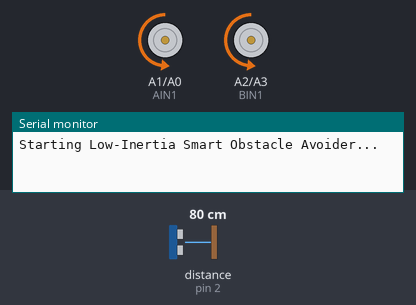
The sketch below on a simulated Arduino Uno, built with avr-gcc and run on an emulated ATmega328P. Parts: motor-driver pin pairs drawn as motors (green arrow = first pin HIGH = forward, orange = second pin HIGH = backward, longer = more drive, scaled by the enable pin), the last lines printed to the serial monitor. Wiring (inferred from the names in the program): ultrasonic range finder: trigger pin 3; echo pin 2. Inputs (shaded band) come from the test bench; at power-on: distance to the obstacle (sensor on pin 2) 80 cm. The echo pulse lasts 58.3 µs per cm.

Above: at 1.2 s.
1.3 s: distance to the obstacle (sensor on pin 2) set to 24 cm
2.8 s: distance to the obstacle (sensor on pin 2) set to 19 cm
At 4.18 s:
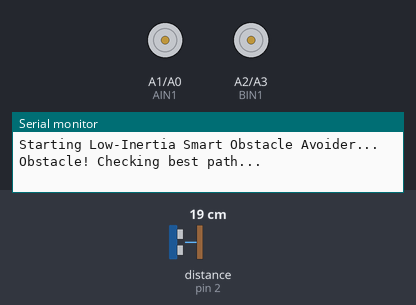
At 5.5 s:
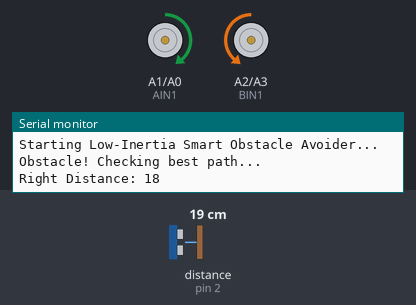
5.8 s: distance to the obstacle (sensor on pin 2) set to 35 cm
8.3 s: distance to the obstacle (sensor on pin 2) set to 2 cm
At 9.2 s:
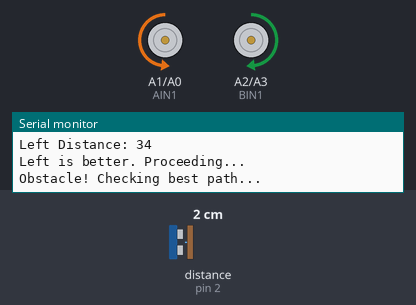
Timing chart, 0 to 12.3 s (numbered marks = the images above; inputs shaded):
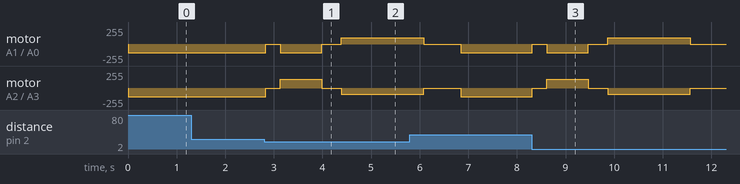

The sketch:

obstacle.ino
```cpp
// --- Motor Control Pins for AlphaBot2-Ar ---
#define PWMA 6  // Left Motor Speed pin (ENA)
#define AIN2 A0 // Left Motor Forward (IN2)
#define AIN1 A1 // Left Motor Backward (IN1)

#define PWMB 5  // Right Motor Speed pin (ENB)
#define BIN1 A2 // Right Motor Forward (IN3)
#define BIN2 A3 // Right Motor Backward (IN4)

// --- Confirmed Ultrasonic Sensor Pins ---
#define TRIG_PIN 3
#define ECHO_PIN 2

// --- Configuration ---
#define SAFE_DISTANCE 20  // Stop if obstacle is within 20 cm
#define SPEED 130         // Motor cruising speed (0 to 255)
#define TURN_SPEED 95     // LOWERED: Slow speed for smooth, low-inertia turns
#define TURN_90_DELAY 850 // INCREASED: Since the bot turns slower, it needs more time to reach 90 degrees

void setup() {
  Serial.begin(115200);
  Serial.println("Starting Low-Inertia Smart Obstacle Avoider...");

  pinMode(PWMA, OUTPUT);
  pinMode(AIN1, OUTPUT);
  pinMode(AIN2, OUTPUT);
  pinMode(PWMB, OUTPUT);
  pinMode(BIN1, OUTPUT);
  pinMode(BIN2, OUTPUT);

  pinMode(TRIG_PIN, OUTPUT);
  pinMode(ECHO_PIN, INPUT);
}

void loop() {
  long distance = getDistance();

  if (distance > 0 && distance <= SAFE_DISTANCE) {
    Serial.println("Obstacle! Checking best path...");

    // Stop to kill forward momentum
    stopMotors();
    delay(300);

    // 1. Look Right (90 degrees CW - Slow Turn)
    turnRight();
    delay(TURN_90_DELAY);
    stopMotors();
    delay(400); // Wait for chassis to completely settle before pinging
    long distRight = getDistance();
    Serial.print("Right Distance: "); Serial.println(distRight);

    // 2. Look Left (180 degrees ACW to face the other way - Slow Turn)
    turnLeft();
    delay(TURN_90_DELAY * 2);
    stopMotors();
    delay(400);
    long distLeft = getDistance();
    Serial.print("Left Distance: "); Serial.println(distLeft);

    // 3. Choose the best path
    if (distRight > distLeft) {
      Serial.println("Right is better. Turning right smoothly...");
      // We are currently facing left, so slowly turn 180 degrees CW to face right again
      turnRight();
      delay(TURN_90_DELAY * 2);
    } else {
      Serial.println("Left is better. Proceeding...");
      // We are already facing left, so we don't need to turn again!
    }

    // Final pause to kill turning inertia before driving straight
    stopMotors();
    delay(300);

  } else {
    // Path is clear, go straight!
    moveForward();
  }

  delay(50);
}

// --- Sensor Function ---

long getDistance() {
  digitalWrite(TRIG_PIN, LOW);
  delayMicroseconds(5);

  digitalWrite(TRIG_PIN, HIGH);
  delayMicroseconds(10);
  digitalWrite(TRIG_PIN, LOW);

  long duration = pulseIn(ECHO_PIN, HIGH, 30000);

  if (duration == 0) return 999;

  long dist = (duration * 0.0343) / 2;
  return dist;
}

// --- Movement Functions ---

void moveForward() {
  analogWrite(PWMA, SPEED);
  analogWrite(PWMB, SPEED);

  // Left Motor Forward
  digitalWrite(AIN2, HIGH);
  digitalWrite(AIN1, LOW);
  // Right Motor Forward
  digitalWrite(BIN1, LOW);
  digitalWrite(BIN2, HIGH);
}

void turnRight() {
  analogWrite(PWMA, TURN_SPEED);
  analogWrite(PWMB, TURN_SPEED);

  // Left motor forward
  digitalWrite(AIN2, HIGH);
  digitalWrite(AIN1, LOW);
  // Right motor backward
  digitalWrite(BIN1, HIGH);
  digitalWrite(BIN2, LOW);
}

void turnLeft() {
  analogWrite(PWMA, TURN_SPEED);
  analogWrite(PWMB, TURN_SPEED);

  // Left motor backward
  digitalWrite(AIN2, LOW);
  digitalWrite(AIN1, HIGH);
  // Right motor forward
  digitalWrite(BIN1, LOW);
  digitalWrite(BIN2, HIGH);
}

void stopMotors() {
  analogWrite(PWMA, 0);
  analogWrite(PWMB, 0);

  digitalWrite(AIN2, LOW);
  digitalWrite(AIN1, LOW);
  digitalWrite(BIN1, LOW);
  digitalWrite(BIN2, LOW);
}
```

oled_display.ino
```cpp

```

Measured:
- the behaviour switches between 22 and 21 cm on distance to the obstacle (sensor on pin 2) (found by bisection; images 0 and 1)
- after the input at 1.3 s, every drawn part: stays the same
- after the input at 2.8 s, motor on A1 (AIN1) / A0 (AIN2): backward 130/255 → stopped at once, → backward 130/255 0.30 s later, → stopped 0.85 s later, → forward 95/255 0.40 s later; motor on A2 (BIN1) / A3 (BIN2): backward 130/255 → stopped at once, → forward 130/255 0.30 s later, → stopped 0.85 s later, → backward 95/255 0.40 s later
